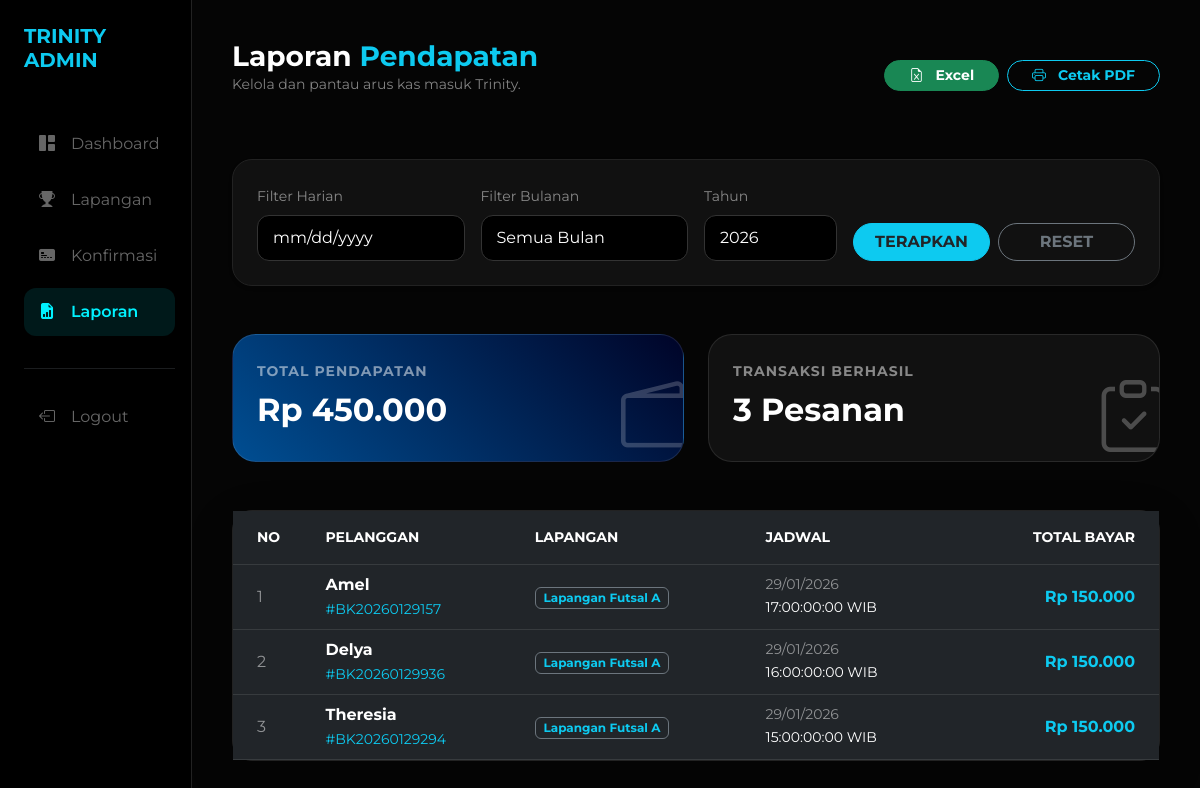
/admin/laporan.php (signed in), run on the app's committed database.
### tables this page shows
CREATE TABLE `booking` (
  `id_booking` int(11) NOT NULL,
  `kode_booking` varchar(15) NOT NULL,
  `id_user` int(11) NOT NULL,
  `id_lapangan` int(11) NOT NULL,
  `tanggal` date NOT NULL,
  `jam_mulai` time NOT NULL,
  `jam_selesai` time NOT NULL,
  `total_harga` int(11) NOT NULL,
  `bukti_transfer` varchar(255) DEFAULT NULL,
  `catatan` text DEFAULT NULL,
  `status` varchar(20) NOT NULL DEFAULT 'menunggu',
  `bukti_bayar` varchar(255) DEFAULT NULL,
  `tgl_input` timestamp NOT NULL DEFAULT current_timestamp()
);

CREATE TABLE `users` (
  `id_user` int(11) NOT NULL,
  `nama` varchar(100) NOT NULL,
  `email` varchar(100) NOT NULL,
  `password` varchar(255) NOT NULL,
  `no_hp` varchar(15) DEFAULT NULL,
  `role` enum('admin','user') DEFAULT 'user',
  `created_at` timestamp NOT NULL DEFAULT current_timestamp()
);

CREATE TABLE `lapangan` (
  `id_lapangan` int(11) NOT NULL,
  `nama_lapangan` varchar(50) NOT NULL,
  `jenis` enum('futsal','badminton') NOT NULL,
  `harga_per_jam` int(11) NOT NULL,
  `foto` varchar(255) DEFAULT NULL
);

### admin/laporan.php (the view, shortened to what this page needs)
<?php
require '../config/database.php';
$filter_tgl = isset($_GET['tgl']) ? $_GET['tgl'] : '';
$filter_bln = isset($_GET['bln']) ? $_GET['bln'] : '';
$filter_thn = isset($_GET['thn']) ? $_GET['thn'] : '';
$where_clause = "WHERE b.status = 'dikonfirmasi'";
$total_pendapatan = mysqli_query($conn, "SELECT SUM(total_harga) as total FROM booking b $where_clause");
$rekap = mysqli_fetch_assoc($total_pendapatan);
$query = mysqli_query($conn, "SELECT b.*, u.nama, l.nama_lapangan
                              FROM booking b
                              LEFT JOIN users u ON b.id_user = u.id_user
                              LEFT JOIN lapangan l ON b.id_lapangan = l.id_lapangan
                              $where_clause
                              ORDER BY b.tanggal DESC, b.jam_mulai DESC");
?>
<!DOCTYPE html>
<html lang="id">
<head>
    <link href="https://cdn.jsdelivr.net/npm/bootstrap@5.3.0/dist/css/bootstrap.min.css" rel="stylesheet">
    <link rel="stylesheet" href="https://cdn.jsdelivr.net/npm/bootstrap-icons@1.11.1/font/bootstrap-icons.css">
</head>
<body>
<div class="sidebar-admin p-4 no-print">
    <h5 class="fw-bold text-info mb-5">TRINITY ADMIN</h5>
    <div class="nav flex-column">
        <a href="dashboard.php" class="nav-link mb-2">
            <i class="bi bi-grid-1x2-fill me-3"></i> Dashboard
        </a>
         <a href="lapangan.php" class="nav-link mb-2">
            <i class="bi bi-trophy-fill me-3"></i> Lapangan
        <a href="konfirmasi.php" class="nav-link mb-2 justify-content-between">
            <div class="d-flex align-items-center">
                <i class="bi bi-credit-card-2-front-fill me-3"></i> Konfirmasi
            </div>
        </a>
        <a href="laporan.php" class="nav-link active mb-2">
            <i class="bi bi-file-earmark-bar-graph-fill me-3"></i> Laporan
        </a>
        <hr class="border-secondary my-4">
        <a href="../logout.php" class="nav-link text-danger">
            <i class="bi bi-box-arrow-left me-3"></i> Logout
        </a>
    </div>
</div>
<div class="main-content">
    <div class="d-flex justify-content-between align-items-center mb-5">
        <div>
            <h3 class="fw-bold mb-0">Laporan <span class="text-info">Pendapatan</span></h3>
            <p class="text-white-50 small">Kelola dan pantau arus kas masuk Trinity.</p>
        </div>
        <div class="d-flex gap-2 no-print">
            <a href="export_excel.php?tgl=<?= $filter_tgl ?>&bln=<?= $filter_bln ?>&thn=<?= $filter_thn ?>" class="btn btn-success btn-sm px-4 rounded-pill fw-bold">
                <i class="bi bi-file-earmark-excel me-2"></i> Excel
            </a>
            <button onclick="window.print()" class="btn btn-outline-info btn-sm px-4 rounded-pill fw-bold">
                <i class="bi bi-printer me-2"></i> Cetak PDF
            </button>
        </div>
    </div>
    <div class="filter-card p-4 mb-5 no-print shadow-sm">
        <form method="GET" class="row g-3 align-items-end">
            <div class="col-md-3">
                <label class="small text-white-50 mb-2">Filter Harian</label>
                <input type="date" name="tgl" class="form-control form-control-custom" value="<?= $filter_tgl ?>">
            </div>
            <div class="col-md-3">
                <label class="small text-white-50 mb-2">Filter Bulanan</label>
                <select name="bln" class="form-select form-control-custom">
                    <option value="">Semua Bulan</option>
                </select>
            </div>
            <div class="col-md-2">
                <label class="small text-white-50 mb-2">Tahun</label>
                <input type="number" name="thn" class="form-control form-control-custom" placeholder="2026" value="<?= $filter_thn ? $filter_thn : date('Y') ?>">
            </div>
            <div class="col-md-4 d-flex gap-2">
                <button type="submit" class="btn btn-info w-100 fw-bold rounded-pill text-dark">TERAPKAN</button>
                <a href="laporan.php" class="btn btn-outline-secondary w-100 rounded-pill fw-bold">RESET</a>
            </div>
        </form>
    </div>
    <div class="row mb-5 g-4">
        <div class="col-md-6">
            <div class="card-stat p-4" style="background: linear-gradient(45deg, #004e92, #000428);">
                <small class="text-white-50 fw-bold text-uppercase" style="letter-spacing: 1px;">TOTAL PENDAPATAN</small>
                <h2 class="fw-bold text-white mt-2">Rp <?= number_format($rekap['total'] ?? 0, 0, ',', '.'); ?></h2>
                <i class="bi bi-wallet2 icon-bg" style="opacity: 0.2;"></i>
            </div>
        </div>
        <div class="col-md-6">
            <div class="card-stat p-4" style="background: #111;">
                <small class="text-white-50 fw-bold text-uppercase" style="letter-spacing: 1px;">TRANSAKSI BERHASIL</small>
                <h2 class="fw-bold text-white mt-2"><?= mysqli_num_rows($query); ?> Pesanan</h2>
                <i class="bi bi-clipboard-check icon-bg"></i>
            </div>
        </div>
    </div>
    <div class="table-card shadow-lg">
        <div class="table-responsive">
            <table class="table table-dark table-hover mb-0 align-middle">
                <thead>
                    <tr class="text-white-50 small">
                        <th class="ps-4 py-3">NO</th>
                        <th class="py-3">PELANGGAN</th>
                        <th class="py-3">LAPANGAN</th>
                        <th class="py-3">JADWAL</th>
                        <th class="py-3 text-end pe-4">TOTAL BAYAR</th>
                    </tr>
                </thead>
                <tbody>
                    <?php if(mysqli_num_rows($query) > 0): $no=1; ?>
                        <?php while($row = mysqli_fetch_assoc($query)): ?>
                        <tr>
                            <td class="ps-4 text-white-50"><?= $no++; ?></td>
                            <td>
                                <div class="fw-bold text-white"><?= htmlspecialchars($row['nama'] ?? 'User'); ?></div>
                                <small class="text-info">#<?= $row['kode_booking']; ?></small>
                            </td>
                            <td><span class="badge bg-dark border border-secondary text-info"><?= $row['nama_lapangan']; ?></span></td>
                            <td>
                                <small class="d-block text-white-50"><?= date('d/m/Y', strtotime($row['tanggal'])); ?></small>
                                <span class="small"><?= $row['jam_mulai']; ?>:00 WIB</span>
                            </td>
                            <td class="text-end pe-4 fw-bold text-info">Rp <?= number_format($row['total_harga'], 0, ',', '.'); ?></td>
                        </tr>
                        <?php endwhile; ?>
                    <?php else: ?>
                        <tr><td colspan="5" class="text-center py-5 text-white-50">Data tidak ditemukan untuk filter ini.</td></tr>
                    <?php endif; ?>
                </tbody>
            </table>
        </div>
    </div>
</div>
</body>
</html>

### admin/laporan.php (style rules this page uses)
body { background-color: #050505; color: white; font-family: 'Montserrat', sans-serif; overflow-x: hidden; }
.sidebar-admin { background: #000; min-height: 100vh; border-right: 1px solid #222; position: fixed; width: 16%; z-index: 100; }
.nav-link { color: rgba(255, 255, 255, 0.4) !important; transition: all 0.3s cubic-bezier(0.4, 0, 0.2, 1); padding: 12px 15px; border-radius: 12px; margin-bottom: 5px; text-decoration: none; display: flex; align-items: center; }
.nav-link.active { color: #00f2ff !important; background: rgba(0, 242, 255, 0.1); font-weight: 600; }
.main-content { margin-left: 16%; padding: 40px; animation: fadeIn 0.8s ease-out; }
.card-stat { border-radius: 24px; border: 1px solid rgba(255,255,255,0.1); position: relative; overflow: hidden; height: 100%; transition: 0.4s cubic-bezier(0.175, 0.885, 0.32, 1.275); display: block; text-decoration: none !important; }
.icon-bg { position: absolute; right: -10px; bottom: -10px; font-size: 4.5rem; opacity: 0.25; color: #fff; }
.filter-card, .table-card { background: #111; border: 1px solid #222; border-radius: 20px; }
.form-control-custom { background: #000 !important; border: 1px solid #333 !important; color: white !important; border-radius: 12px; padding: 10px 15px; }

### data on the page
booking: id_user.nama "Amel", kode_booking "BK20260129157", id_lapangan.nama_lapangan "Lapangan Futsal A", tanggal "29/01/2026", jam_mulai "17:00:00", total_harga "150.000"
booking: id_user.nama "Delya", kode_booking "BK20260129936", id_lapangan.nama_lapangan "Lapangan Futsal A", tanggal "29/01/2026", jam_mulai "16:00:00", total_harga "150.000"
booking: id_user.nama "Theresia", kode_booking "BK20260129294", id_lapangan.nama_lapangan "Lapangan Futsal A", tanggal "29/01/2026", jam_mulai "15:00:00", total_harga "150.000"

### other printed values
$rekap['total'] "450.000"
mysqli_num_rows($query) "3"
